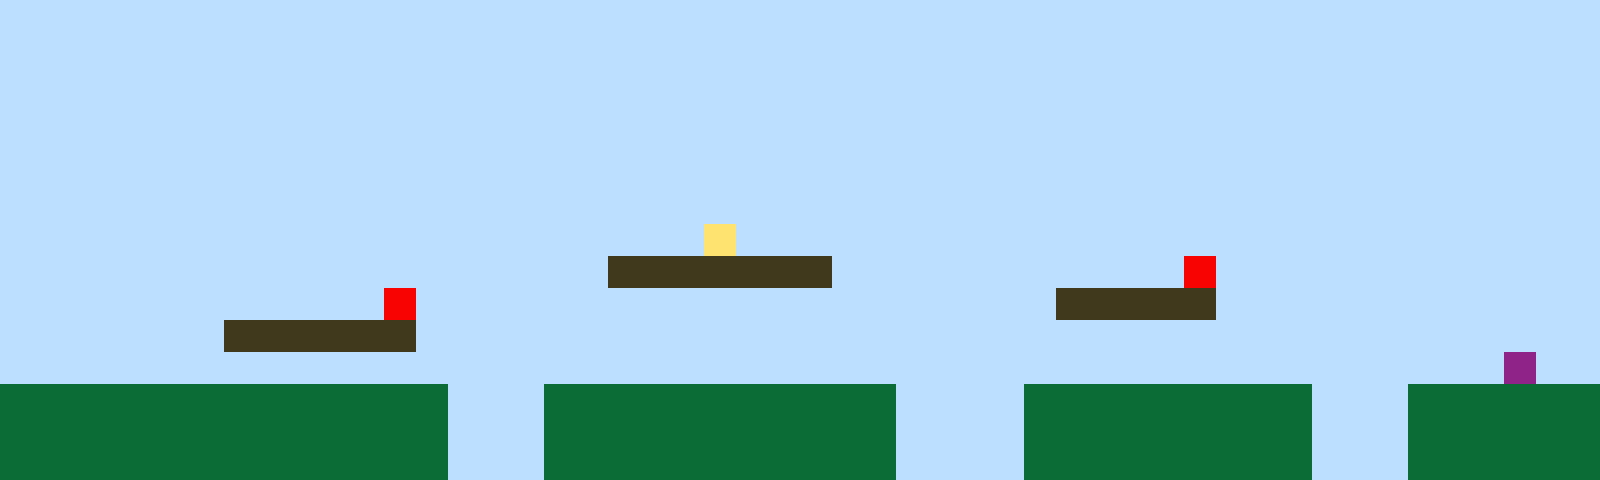

The image is a tile-based game level rendered from a .tmx file. Its description and complete source (layers, tilesets, objects, tile grids) follow:
An orthogonal 50x15 tile map with 32x32 px tiles, 1 tile layer (Tile Layer 1).

<map version="1.10" tiledversion="1.11.2" orientation="orthogonal" renderorder="right-up" width="50" height="15" tilewidth="32" tileheight="32" infinite="0" nextlayerid="2" nextobjectid="1"><editorsettings><export target="map1.csv" format="csv" /></editorsettings><tileset firstgid="1" name="sprites" tilewidth="32" tileheight="32" tilecount="6" columns="3"><image source="sprites.png" width="96" height="64" /></tileset><layer id="1" name="Tile Layer 1" width="50" height="15"><data encoding="csv">1,1,1,1,1,1,1,1,1,1,1,1,1,1,1,1,1,1,1,1,1,1,1,1,1,1,1,1,1,1,1,1,1,1,1,1,1,1,1,1,1,1,1,1,1,1,1,1,1,1,1,1,1,1,1,1,1,1,1,1,1,1,1,1,1,1,1,1,1,1,1,1,1,1,1,1,1,1,1,1,1,1,1,1,1,1,1,1,1,1,1,1,1,1,1,1,1,1,1,1,1,1,1,1,1,1,1,1,1,1,1,1,1,1,1,1,1,1,1,1,1,1,1,1,1,1,1,1,1,1,1,1,1,1,1,1,1,1,1,1,1,1,1,1,1,1,1,1,1,1,1,1,1,1,1,1,1,1,1,1,1,1,1,1,1,1,1,1,1,1,1,1,1,1,1,1,1,1,1,1,1,1,1,1,1,1,1,1,1,1,1,1,1,1,1,1,1,1,1,1,1,1,1,1,1,1,1,1,1,1,1,1,1,1,1,1,1,1,1,1,1,1,1,1,1,1,1,1,1,1,1,1,1,1,1,1,1,1,1,1,1,1,1,1,1,1,1,1,1,1,1,1,1,1,1,1,1,1,1,1,1,1,1,1,1,1,1,1,1,1,1,1,1,1,1,1,1,1,1,1,1,1,1,1,1,1,1,1,1,1,1,1,1,1,1,1,1,1,1,1,1,1,1,1,1,1,1,1,1,1,1,1,1,1,1,1,1,1,1,1,1,1,1,1,1,1,1,1,1,1,1,1,1,1,1,1,1,1,1,1,1,1,1,1,1,1,1,1,1,1,1,1,1,1,1,1,1,1,1,1,1,1,1,1,1,1,1,1,1,1,1,1,4,1,1,1,1,1,1,1,1,1,1,1,1,1,1,1,1,1,1,1,1,1,1,1,1,1,1,1,1,1,1,1,1,1,1,1,1,1,1,1,1,1,1,1,1,1,1,3,3,3,3,3,3,3,1,1,1,1,1,1,1,1,1,1,1,5,1,1,1,1,1,1,1,1,1,1,1,1,1,1,1,1,1,1,1,1,1,1,1,1,5,1,1,1,1,1,1,1,1,1,1,1,1,1,1,1,1,1,1,1,1,3,3,3,3,3,1,1,1,1,1,1,1,1,1,1,1,1,1,1,1,1,1,1,1,3,3,3,3,3,3,1,1,1,1,1,1,1,1,1,1,1,1,1,1,1,1,1,1,1,1,1,1,1,1,1,1,1,1,1,1,1,1,1,1,1,1,1,1,1,1,1,1,1,1,1,1,1,1,1,1,1,1,1,1,1,1,1,1,1,1,1,1,1,1,1,1,1,1,1,1,1,1,1,1,1,1,1,1,1,1,1,1,1,1,6,1,1,2,2,2,2,2,2,2,2,2,2,2,2,2,2,1,1,1,2,2,2,2,2,2,2,2,2,2,2,1,1,1,1,2,2,2,2,2,2,2,2,2,1,1,1,2,2,2,2,2,2,2,2,2,2,2,2,2,2,2,2,2,2,2,2,1,1,1,2,2,2,2,2,2,2,2,2,2,2,1,1,1,1,2,2,2,2,2,2,2,2,2,1,1,1,2,2,2,2,2,2,2,2,2,2,2,2,2,2,2,2,2,2,2,2,1,1,1,2,2,2,2,2,2,2,2,2,2,2,1,1,1,1,2,2,2,2,2,2,2,2,2,1,1,1,2,2,2,2,2,2</data></layer></map>
